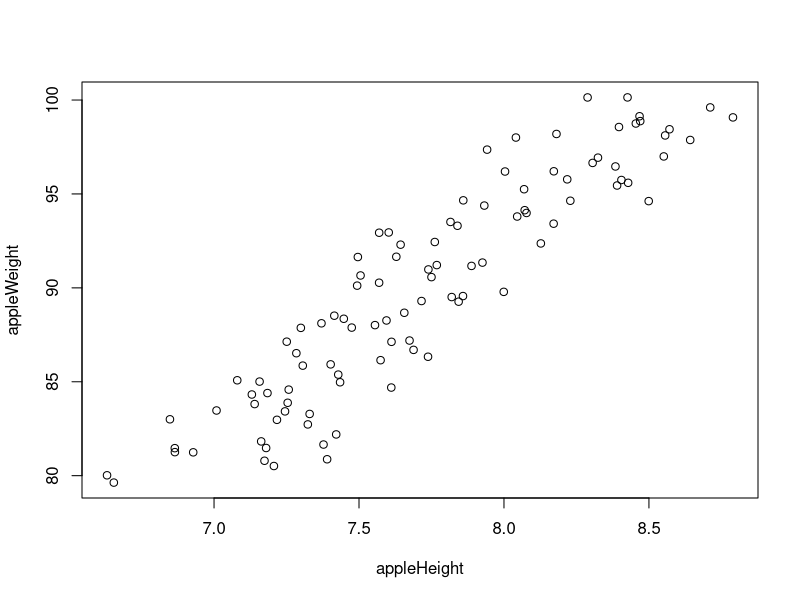
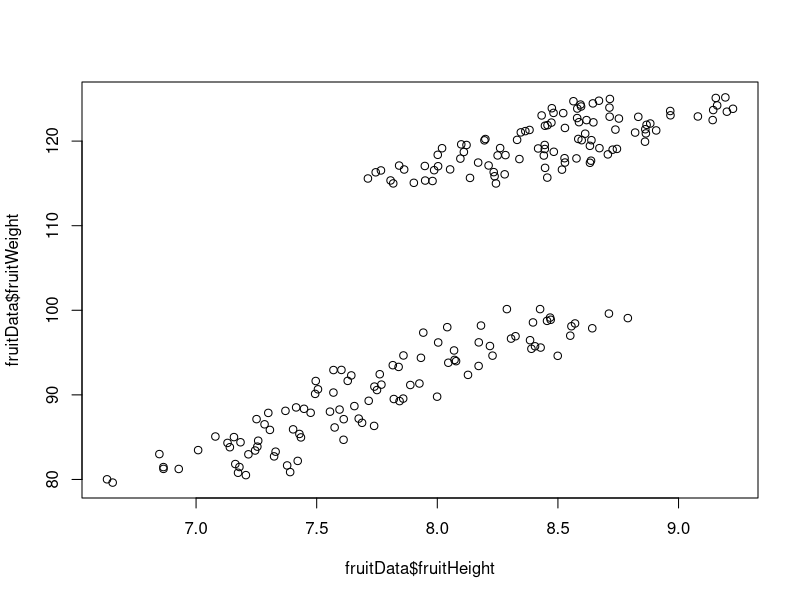
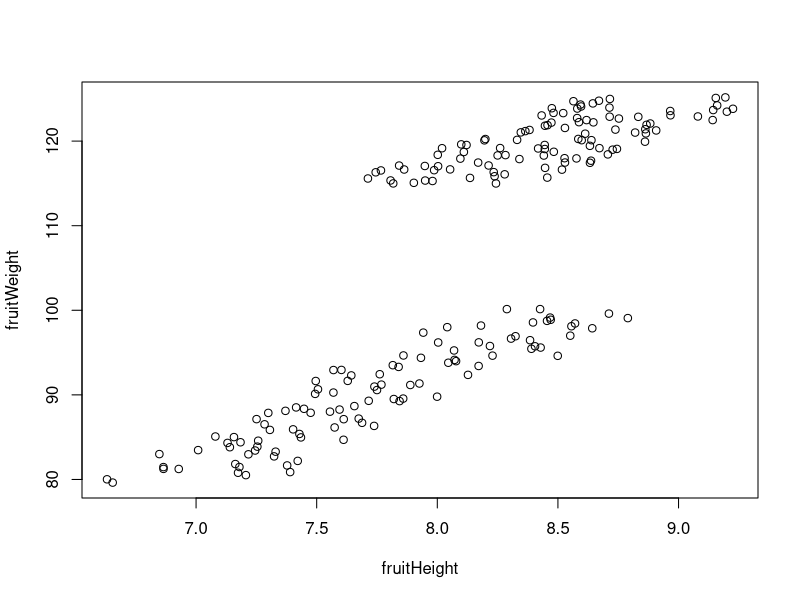
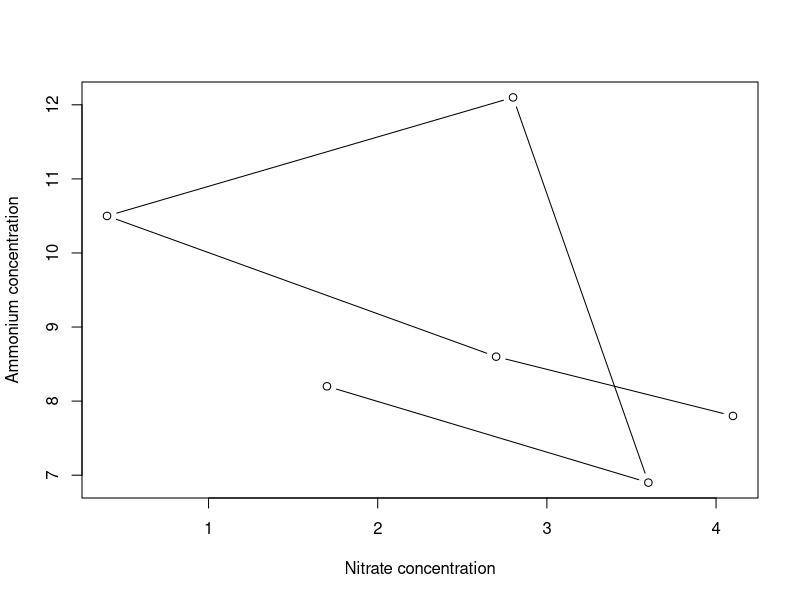
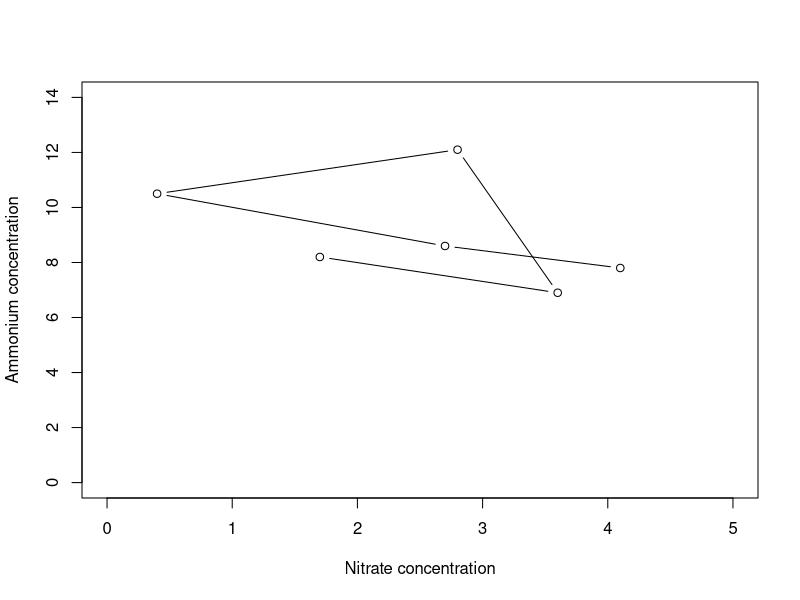
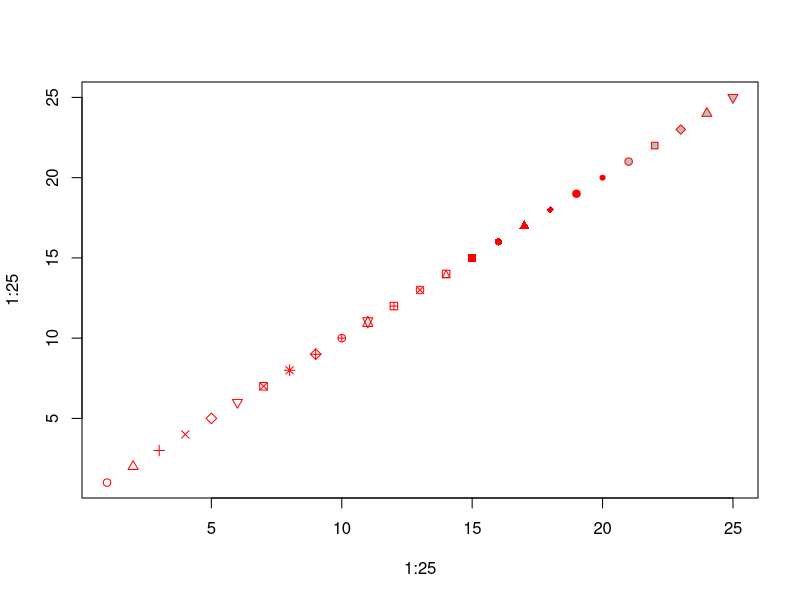
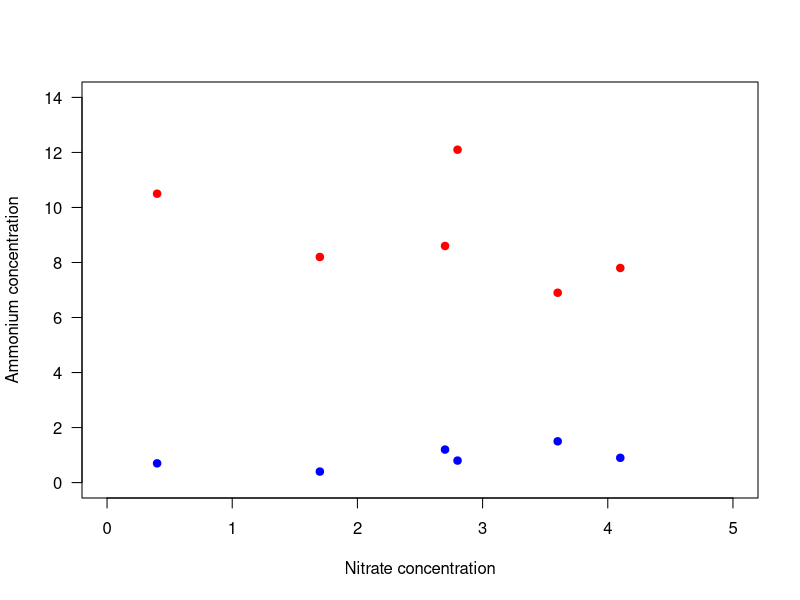
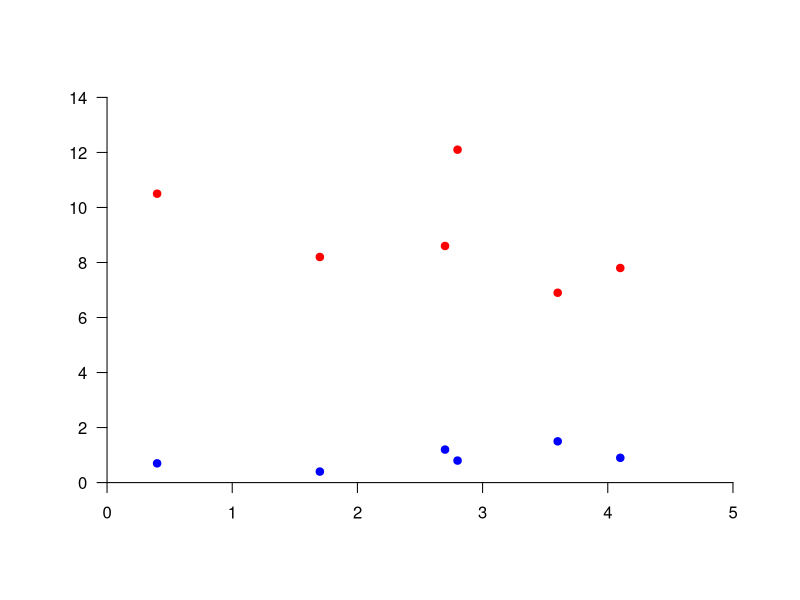

Reproduce these figures in R, in order. (Note: this script raises an error after producing the figures.)
## ---- chunk 1
## Load packages that would theoretically have been loaded during previous lessons, to allow for functioning as a standalone script
library("dplyr")
library("tidyr")
## Read in data used in my previous dplyr lessons
nutrients <- read.csv(file="../Data/Experiment_nutrients.csv")
## ---- chunk 2
# Apple height in cm, generally increasing but with some scatter
	appleHeight <- jitter(seq(7, 8.5, length.out=100), amount=0.4)

# Apple weight in g	
	appleWeight <- jitter(seq(80, 100, length.out=100), amount=0.4)

plot(appleHeight, appleWeight)
## ---- chunk 3
fruitData <- data.frame(fruitHeight = c(appleHeight, jitter(seq(8, 9, length.out=100), amount=0.4)),
						fruitWeight = c(appleWeight, jitter(seq(115, 125, length.out=100), amount=0.4)),
						fruitType = c(rep("Apple", 100), rep("Pear", 100))
						)

head(fruitData)  # Take a look at the first 6 lines

plot(fruitData$fruitHeight, fruitData$fruitWeight)
## ---- chunk 4
plot(fruitWeight ~ fruitHeight, data=fruitData)
## ---- chunk 5
plot(Ammonium ~ Nitrate, data=nutrients, type="b", xlab="Nitrate concentration", ylab="Ammonium concentration")
## ---- chunk 6
plot(Ammonium ~ Nitrate, data=nutrients, type="b", xlim=c(0,5), ylim=c(0, 14), xlab="Nitrate concentration", ylab="Ammonium concentration")
## ---- chunk 7
plot(1:25, 1:25, pch=1:25, col="red", bg="gray")
## ---- chunk 8
plot(Ammonium ~ Nitrate, data=nutrients, pch=19, col="red", xlim=c(0,5), ylim=c(0, 14), xlab="Nitrate concentration", ylab="Ammonium concentration", las=1)
points(Nitrite ~ Nitrate, data=nutrients, pch=19, col="blue")
## ---- chunk 9
plot(1, 1, xlim=c(0,5), ylim=c(0, 14), type="n", ann=FALSE, axes=FALSE)  # Make empty plot
  axis(side=1, line=1, pos=0, las=1)  # Add x-axis
  axis(side=2, line=1, pos=0, las=1)  # Add y-axis
  points(Ammonium ~ Nitrate, data=nutrients, pch=19, col="red")  # Add ammonium points
  points(Nitrite ~ Nitrate, data=nutrients, pch=19, col="blue")  # Add nitrite points
## ---- chunk 10
plot(100, 100, xlim=c(0,5), ylim=c(0, 14), xlab="", ylab="", axes=FALSE)  
  axis(1, pos=0, las=1)
    mtext(text=expression("Nitrate concentration ("*mu*"mol L"^"-1"*")"), side=1, line=2)  # Add x-axis label
  axis(2, pos=0, las=1)  
    mtext(text=expression("Concentration ("*mu*"mol L"^"-1"*")"), side=2, line=2)  # Add y-axis label
  points(Ammonium ~ Nitrate, data=nutrients, pch=19, col="red")
  points(Nitrite ~ Nitrate, data=nutrients, pch=19, col="blue")
## ---- chunk 11
plot(100, 100, xlim=c(0,5), ylim=c(0, 14), xlab="", ylab="", axes=FALSE)  # Make empty plot
  axis(1, pos=0, las=1)
    mtext(text=expression("Nitrate concentration ("*mu*"mol L"^"-1"*")"), side=1, line=2) 
  axis(2, pos=0, las=1) 
    mtext(text=expression("Concentration ("*mu*"mol L"^"-1"*")"), side=2, line=2) 
  points(Ammonium ~ Nitrate, data=nutrients, pch=19, col="red")    
  points(Nitrite ~ Nitrate, data=nutrients, pch=19, col="blue")  
  legend(x=0.1, y=14, legend=c("Ammonium", "Nitrate"), pch=19, col=c("red","blue"))  # Add a legend
## ---- chunk 12
plot(100, 100, xlim=c(0,5), ylim=c(0, 14), xlab="", ylab="", axes=FALSE)
  axis(1, pos=0, las=1)
    mtext(text=expression("Nitrate concentration ("*mu*"mol L"^"-1"*")"), side=1, line=2) 
  axis(2, pos=0, las=1) 
    mtext(text=expression("Concentration ("*mu*"mol L"^"-1"*")"), side=2, line=2) 
  text(Ammonium ~ Nitrate, data=nutrients, labels=Replicate, col="red")  # Add text instead of points
  text(Nitrite ~ Nitrate, data=nutrients, labels=Replicate, col="blue")  # Add text instead of points 
  legend(x=0.1, y=14, legend=c("Ammonium", "Nitrate"), pch=21, col=c("red","blue")) 
## ---- chunk 13
nutrients_mean <- nutrients %>% 
  group_by(Treatment) %>% 
  summarize(Ammonium=mean(Ammonium), Nitrate=mean(Nitrate), Nitrite=mean(Nitrite))
nutrients_mean
## ---- chunk 14
barplot(nutrients_mean %>%
          select(Ammonium, Nitrate, Nitrite) %>%
          as.matrix() )
## ---- chunk 15
barplot(nutrients_mean %>%
          select(Ammonium, Nitrate, Nitrite) %>%
          as.matrix() 
        , beside=TRUE, space=c(0.1,1), ylim=c(0,10), las=1)
## ---- chunk 16
barplot(nutrients_mean %>%
          select(Ammonium, Nitrate, Nitrite) %>%
          as.matrix() 
        , beside=TRUE, space=c(0.1,1), ylim=c(0,10), las=1)
legend("topright", pch=22, col="black", pt.bg=gray.colors(2), legend=c("Treatment 1", "Treatment 2"))
## ---- chunk 17
knitr::include_graphics("../Figures/Nutrients.pdf")
